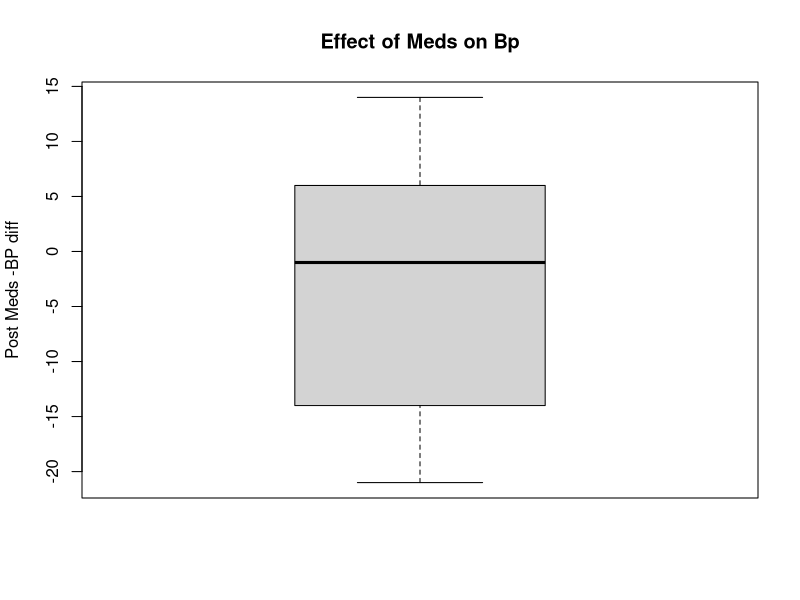
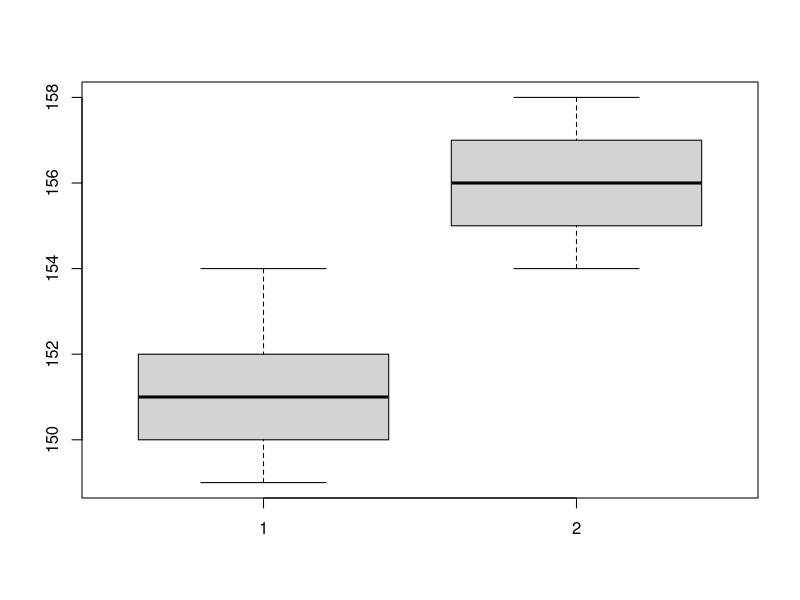
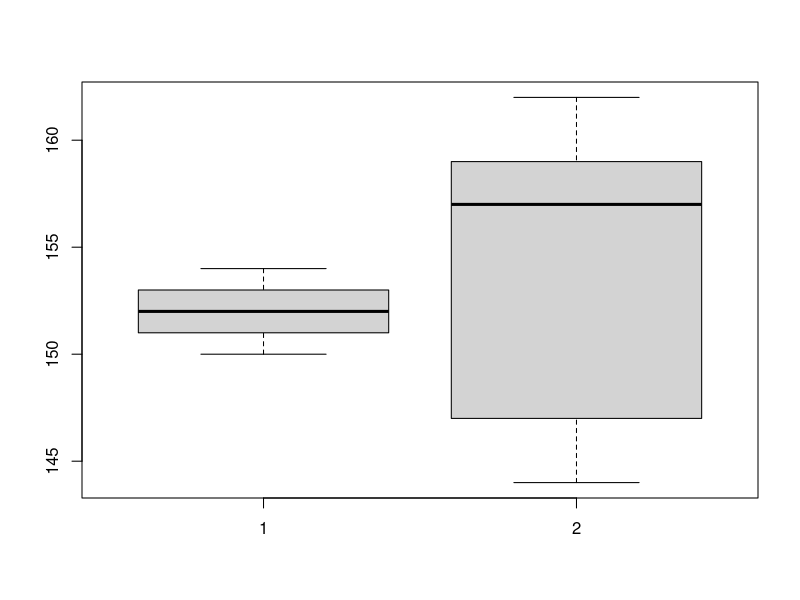

Here is the R script that generated these plots, in order:
#Two sample t-Test
#independent data BP in male and female (two sample t-test)
#dependent data BP before and after receiving meds (paired t-test)

#two sample t-test searching for equal variance
cm1<-c(149,154,150,151,152)
cm2<-c(157,155,158,156,154)



#paired t-test bp before and after medicine. Dependency between variables
bp.before<-c(120,126,140,125,109)
bp.after<-c(126,140,126,104,108)

t.test(x=bp.before, y=bp.after, paired=T)
#check p value >0.05 

#visualize (Plot the difference between before & after)
bp.diff<-bp.after-bp.before
bp.diff
boxplot(bp.diff, main="Effect of Meds on Bp", ylab="Post Meds -BP diff")


#testing for variance
var.test(x=cm1,y=cm2)
# look at p value >0.05 null is true
#T-test
t.test(x=cm1, y=cm2, var.equal = T)
# low p values reject null hypothesis

# visual representation of data
boxplot(cm1,cm2)

#Testing whn un-equal variance

cm3<-c(153,152,154,151,150)
cm4<-c(144,162,157,159,147)

#checking equality of variance
var.test(x=cm3, y=cm4)
#check p values
#t.test
t.test(x=cm3,y=cm4, var.equal=F)
#if high p value null is true

#data visualization
boxplot(cm3,cm4)
